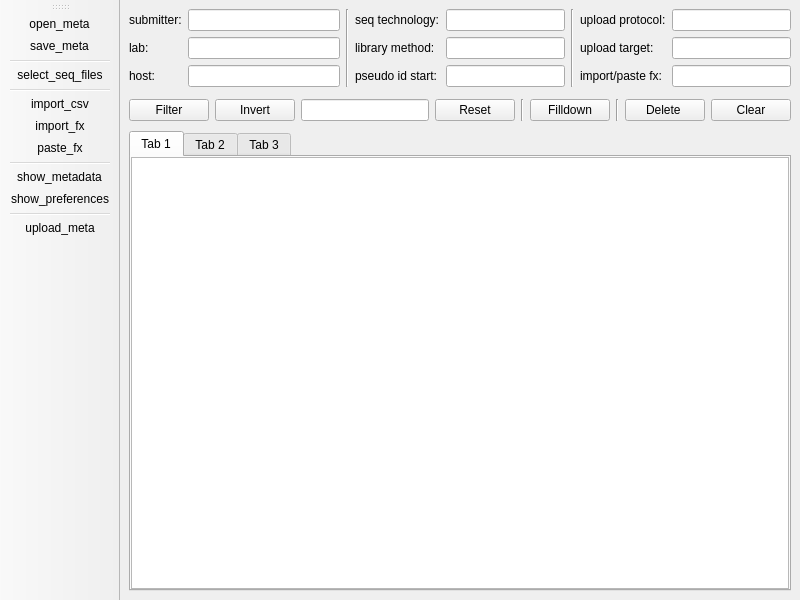
<?xml version="1.0" encoding="UTF-8"?>
<ui version="4.0">
 <class>MainWindow</class>
 <widget class="QMainWindow" name="MainWindow">
  <property name="geometry">
   <rect>
    <x>0</x>
    <y>0</y>
    <width>800</width>
    <height>600</height>
   </rect>
  </property>
  <property name="windowTitle">
   <string>MainWindow</string>
  </property>
  <widget class="QWidget" name="centralwidget">
   <layout class="QVBoxLayout" name="verticalLayout">
    <property name="spacing">
     <number>0</number>
    </property>
    <property name="leftMargin">
     <number>0</number>
    </property>
    <property name="topMargin">
     <number>0</number>
    </property>
    <property name="rightMargin">
     <number>0</number>
    </property>
    <property name="bottomMargin">
     <number>0</number>
    </property>
    <item>
     <widget class="QStackedWidget" name="stackedWidget">
      <property name="currentIndex">
       <number>0</number>
      </property>
      <widget class="QWidget" name="stackedWidgetPage1">
       <layout class="QVBoxLayout" name="verticalLayout_2">
        <item>
         <layout class="QHBoxLayout" name="horizontalLayout">
          <item>
           <layout class="QFormLayout" name="formLayout_info_1">
            <item row="0" column="0">
             <widget class="QLabel" name="label_2">
              <property name="text">
               <string>submitter:</string>
              </property>
             </widget>
            </item>
            <item row="0" column="1">
             <widget class="QLineEdit" name="lineEdit_submitter">
              <property name="readOnly">
               <bool>true</bool>
              </property>
             </widget>
            </item>
            <item row="1" column="0">
             <widget class="QLabel" name="label_5">
              <property name="text">
               <string>lab:</string>
              </property>
             </widget>
            </item>
            <item row="1" column="1">
             <widget class="QLineEdit" name="lineEdit_lab">
              <property name="readOnly">
               <bool>true</bool>
              </property>
             </widget>
            </item>
            <item row="2" column="0">
             <widget class="QLabel" name="label_7">
              <property name="text">
               <string>host:</string>
              </property>
             </widget>
            </item>
            <item row="2" column="1">
             <widget class="QLineEdit" name="lineEdit_host">
              <property name="readOnly">
               <bool>true</bool>
              </property>
             </widget>
            </item>
           </layout>
          </item>
          <item>
           <widget class="Line" name="line">
            <property name="orientation">
             <enum>Qt::Vertical</enum>
            </property>
           </widget>
          </item>
          <item>
           <layout class="QFormLayout" name="formLayout_info_2">
            <item row="0" column="0">
             <widget class="QLabel" name="label_6">
              <property name="text">
               <string>seq technology:</string>
              </property>
             </widget>
            </item>
            <item row="0" column="1">
             <widget class="QLineEdit" name="lineEdit_seq_technology">
              <property name="readOnly">
               <bool>true</bool>
              </property>
             </widget>
            </item>
            <item row="1" column="0">
             <widget class="QLabel" name="label_9">
              <property name="text">
               <string>library method:</string>
              </property>
             </widget>
            </item>
            <item row="1" column="1">
             <widget class="QLineEdit" name="lineEdit_lib_method">
              <property name="readOnly">
               <bool>true</bool>
              </property>
             </widget>
            </item>
            <item row="2" column="0">
             <widget class="QLabel" name="label_8">
              <property name="text">
               <string>pseudo id start:</string>
              </property>
             </widget>
            </item>
            <item row="2" column="1">
             <widget class="QLineEdit" name="lineEdit_pseudo_id">
              <property name="readOnly">
               <bool>true</bool>
              </property>
             </widget>
            </item>
           </layout>
          </item>
          <item>
           <widget class="Line" name="line_4">
            <property name="orientation">
             <enum>Qt::Vertical</enum>
            </property>
           </widget>
          </item>
          <item>
           <layout class="QFormLayout" name="formLayout__info_3">
            <item row="0" column="0">
             <widget class="QLabel" name="label">
              <property name="text">
               <string>upload protocol:</string>
              </property>
             </widget>
            </item>
            <item row="0" column="1">
             <widget class="QLineEdit" name="lineEdit_ul_protocol">
              <property name="readOnly">
               <bool>true</bool>
              </property>
             </widget>
            </item>
            <item row="1" column="0">
             <widget class="QLabel" name="label_10">
              <property name="text">
               <string>upload target:</string>
              </property>
             </widget>
            </item>
            <item row="1" column="1">
             <widget class="QLineEdit" name="lineEdit_ul_target_label">
              <property name="readOnly">
               <bool>true</bool>
              </property>
             </widget>
            </item>
            <item row="2" column="0">
             <widget class="QLabel" name="label_3">
              <property name="text">
               <string>import/paste fx:</string>
              </property>
             </widget>
            </item>
            <item row="2" column="1">
             <widget class="QLineEdit" name="lineEdit_import_fx"/>
            </item>
           </layout>
          </item>
         </layout>
        </item>
        <item>
         <spacer name="verticalSpacer">
          <property name="orientation">
           <enum>Qt::Vertical</enum>
          </property>
          <property name="sizeType">
           <enum>QSizePolicy::Fixed</enum>
          </property>
          <property name="sizeHint" stdset="0">
           <size>
            <width>20</width>
            <height>6</height>
           </size>
          </property>
         </spacer>
        </item>
        <item>
         <layout class="QGridLayout" name="gridLayout">
          <item row="2" column="9">
           <widget class="Line" name="line_3">
            <property name="orientation">
             <enum>Qt::Vertical</enum>
            </property>
           </widget>
          </item>
          <item row="2" column="11">
           <widget class="QPushButton" name="pushButton_clear">
            <property name="toolTip">
             <string>clear table</string>
            </property>
            <property name="text">
             <string>Clear</string>
            </property>
           </widget>
          </item>
          <item row="2" column="1">
           <widget class="QPushButton" name="pushButton_invert">
            <property name="toolTip">
             <string>invert marks</string>
            </property>
            <property name="text">
             <string>Invert</string>
            </property>
           </widget>
          </item>
          <item row="2" column="6">
           <widget class="QPushButton" name="pushButton_resetfilters">
            <property name="toolTip">
             <string>reset sort, remove filters and marks</string>
            </property>
            <property name="text">
             <string>Reset</string>
            </property>
           </widget>
          </item>
          <item row="2" column="0">
           <widget class="QPushButton" name="pushButton_filtermarked">
            <property name="toolTip">
             <string>filter to view marked rows only</string>
            </property>
            <property name="text">
             <string>Filter</string>
            </property>
           </widget>
          </item>
          <item row="2" column="5">
           <widget class="QLineEdit" name="lineEdit_filter">
            <property name="toolTip">
             <string>&lt;html&gt;&lt;head/&gt;&lt;body&gt;&lt;p&gt;freetext filter&lt;/p&gt;&lt;/body&gt;&lt;/html&gt;</string>
            </property>
           </widget>
          </item>
          <item row="2" column="8">
           <widget class="QPushButton" name="pushButton_filldown">
            <property name="toolTip">
             <string>filldown from selected cell
shortcut: ctrl+d</string>
            </property>
            <property name="text">
             <string>Filldown</string>
            </property>
           </widget>
          </item>
          <item row="2" column="10">
           <widget class="QPushButton" name="pushButton_drop">
            <property name="toolTip">
             <string>delete marked rows</string>
            </property>
            <property name="text">
             <string>Delete </string>
            </property>
           </widget>
          </item>
          <item row="2" column="7">
           <widget class="Line" name="line_2">
            <property name="orientation">
             <enum>Qt::Vertical</enum>
            </property>
           </widget>
          </item>
         </layout>
        </item>
        <item>
         <spacer name="verticalSpacer_2">
          <property name="orientation">
           <enum>Qt::Vertical</enum>
          </property>
          <property name="sizeType">
           <enum>QSizePolicy::Fixed</enum>
          </property>
          <property name="sizeHint" stdset="0">
           <size>
            <width>20</width>
            <height>4</height>
           </size>
          </property>
         </spacer>
        </item>
        <item>
         <widget class="QTabWidget" name="tabWidget_metadata">
          <property name="currentIndex">
           <number>0</number>
          </property>
          <widget class="QWidget" name="tab_1">
           <attribute name="title">
            <string>Tab 1</string>
           </attribute>
           <layout class="QVBoxLayout" name="verticalLayout_4">
            <property name="spacing">
             <number>6</number>
            </property>
            <property name="leftMargin">
             <number>0</number>
            </property>
            <property name="topMargin">
             <number>0</number>
            </property>
            <property name="rightMargin">
             <number>0</number>
            </property>
            <property name="bottomMargin">
             <number>0</number>
            </property>
            <item>
             <widget class="QTableView" name="tableView_patient"/>
            </item>
           </layout>
          </widget>
          <widget class="QWidget" name="tab_2">
           <attribute name="title">
            <string>Tab 2</string>
           </attribute>
           <layout class="QVBoxLayout" name="verticalLayout_12">
            <property name="spacing">
             <number>6</number>
            </property>
            <property name="leftMargin">
             <number>0</number>
            </property>
            <property name="topMargin">
             <number>0</number>
            </property>
            <property name="rightMargin">
             <number>0</number>
            </property>
            <property name="bottomMargin">
             <number>0</number>
            </property>
            <item>
             <widget class="QTableView" name="tableView_organism"/>
            </item>
           </layout>
          </widget>
          <widget class="QWidget" name="tab_3">
           <attribute name="title">
            <string>Tab 3</string>
           </attribute>
           <layout class="QVBoxLayout" name="verticalLayout_11">
            <property name="leftMargin">
             <number>0</number>
            </property>
            <property name="topMargin">
             <number>0</number>
            </property>
            <property name="rightMargin">
             <number>0</number>
            </property>
            <property name="bottomMargin">
             <number>0</number>
            </property>
            <item>
             <widget class="QTableView" name="tableView_lab"/>
            </item>
           </layout>
          </widget>
         </widget>
        </item>
       </layout>
      </widget>
      <widget class="QWidget" name="stackedWidgetPage2">
       <layout class="QVBoxLayout" name="verticalLayout_3">
        <item>
         <widget class="QScrollArea" name="scrollArea">
          <property name="frameShape">
           <enum>QFrame::NoFrame</enum>
          </property>
          <property name="frameShadow">
           <enum>QFrame::Plain</enum>
          </property>
          <property name="lineWidth">
           <number>0</number>
          </property>
          <property name="widgetResizable">
           <bool>true</bool>
          </property>
          <widget class="QWidget" name="scrollAreaWidgetContents_settings">
           <property name="geometry">
            <rect>
             <x>0</x>
             <y>0</y>
             <width>100</width>
             <height>30</height>
            </rect>
           </property>
           <layout class="QVBoxLayout" name="verticalLayout_5">
            <item>
             <layout class="QVBoxLayout" name="verticalLayout_forms"/>
            </item>
            <item>
             <layout class="QVBoxLayout" name="verticalLayout_tabs"/>
            </item>
           </layout>
          </widget>
         </widget>
        </item>
       </layout>
      </widget>
     </widget>
    </item>
   </layout>
  </widget>
  <widget class="QToolBar" name="toolBar">
   <property name="windowTitle">
    <string>toolBar</string>
   </property>
   <attribute name="toolBarArea">
    <enum>LeftToolBarArea</enum>
   </attribute>
   <attribute name="toolBarBreak">
    <bool>false</bool>
   </attribute>
   <addaction name="action_open_meta"/>
   <addaction name="action_save_meta"/>
   <addaction name="separator"/>
   <addaction name="action_select_seq_files"/>
   <addaction name="separator"/>
   <addaction name="action_import_csv"/>
   <addaction name="action_import_fx"/>
   <addaction name="action_paste_fx"/>
   <addaction name="separator"/>
   <addaction name="action_show_meta"/>
   <addaction name="action_show_prefs"/>
   <addaction name="separator"/>
   <addaction name="action_upload_meta_seqs"/>
  </widget>
  <action name="action_open_meta">
   <property name="text">
    <string>open_meta</string>
   </property>
   <property name="toolTip">
    <string>open metadata file </string>
   </property>
  </action>
  <action name="action_save_meta">
   <property name="text">
    <string>save_meta</string>
   </property>
   <property name="toolTip">
    <string>save metadata file</string>
   </property>
  </action>
  <action name="action_show_prefs">
   <property name="text">
    <string>show_preferences</string>
   </property>
   <property name="toolTip">
    <string>show preferences</string>
   </property>
  </action>
  <action name="action_show_meta">
   <property name="text">
    <string>show_metadata</string>
   </property>
   <property name="toolTip">
    <string>show metadata</string>
   </property>
  </action>
  <action name="action_upload_meta_seqs">
   <property name="text">
    <string>upload_meta</string>
   </property>
   <property name="toolTip">
    <string>upload</string>
   </property>
   <property name="shortcut">
    <string>Ctrl+U</string>
   </property>
  </action>
  <action name="action_select_seq_files">
   <property name="text">
    <string>select_seq_files</string>
   </property>
   <property name="toolTip">
    <string>select seq files</string>
   </property>
   <property name="shortcut">
    <string>Ctrl+S</string>
   </property>
  </action>
  <action name="action_import_csv">
   <property name="text">
    <string>import_csv</string>
   </property>
   <property name="toolTip">
    <string>import metadata from csv</string>
   </property>
  </action>
  <action name="action_paste_fx">
   <property name="text">
    <string>paste_fx</string>
   </property>
   <property name="toolTip">
    <string>import data via parsing clipboard data
shortcut: ctrl+alt+v</string>
   </property>
  </action>
  <action name="action_import_fx">
   <property name="text">
    <string>import_fx</string>
   </property>
  </action>
 </widget>
 <resources/>
 <connections/>
</ui>
